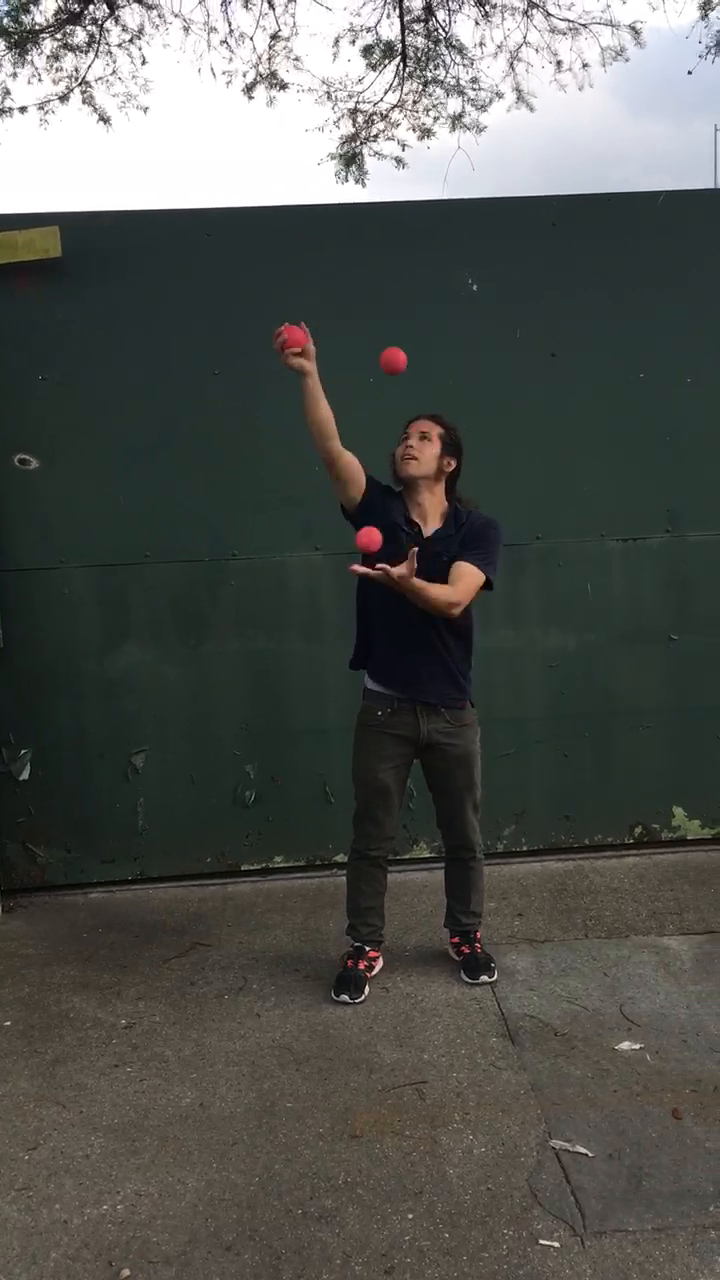
#> input picture frame 26 of example_videos/Juggling4.mov, 720 x 1280 px
$ python preprocessingStep.py   (Python 2 division)
#> lines starting #> are read from the running program, lines starting #| are printed output that depends on the picture
import numpy as np
import cv2
import time

#from matplotlib import pyplot as plt
from scipy.cluster.hierarchy import dendrogram, linkage
from scipy.cluster.hierarchy import cophenet, fcluster
from scipy.spatial.distance import pdist
from scipy import stats

cap = cv2.VideoCapture('example_videos/Juggling4.mov')
fgbg = cv2.bgsegm.createBackgroundSubtractorGMG()
output_data = []
frameNumber = 0
#output_path = './circle_data.csv'
def hist_pts(im, mask = None): #good explanation here: http://lmcaraig.com/image-histograms-histograms-equalization-and-histograms-comparison/#3dhistogram
    hist = cv2.calcHist([im], [0, 1, 2], mask, [32] * 3, [0, 256] * 3)
    l1norm = np.sum(hist)
    hist = hist/l1norm
    return hist

def probBallGivenPixel(circle_hist, frame_hist): #circle_hist is the prob. of pixel color given that the pixel is in the circle.
                                                #frame_hist is the prob. of pixel color.
                                                 #This is Bayes Rule.
    #We use additive smoothing to avoid division by zero.
    #print 'in probBallGivenPixel'
    normalized_color = np.divide(circle_hist + 1, frame_hist + 32**3)
    norm = sum(normalized_color)
    normalized_color = (1/norm)*normalized_color
    return normalized_color

def filterBallHistograms(f, ball_histograms, m = 1.0): #See Benjamin Bannier's answer here: https://stackoverflow.com/questions/11686720/is-there-a-numpy-builtin-to-reject-outliers-from-a-list
    radii = map(f, ball_histograms) #returns a list of the radii which occur.
    med = np.median(np.array(radii))
    d = np.abs(radii - np.median(radii))
    mdev = np.median(d)
    filtered_histograms = [b for b in ball_histograms if abs(f(b) - med) <  m*mdev]
    radius = np.median(map(f ,filtered_histograms))
    return radius, filtered_histograms

def removeHeterogeneousHistograms(ball_histograms, threshold = 0.3): #Find elements with high heterogenaity (variance) and remove them.
    print np.shape(ball_histograms[0])
    variances = [np.var(b) for b in ball_histograms]
    average_variance = np.mean(variances)
    toReturn = [b for b in ball_histograms if np.var(b) < average_variance*threshold]
    return (average_variance*threshold)**0.5, toReturn
def addFrameNumber(x):
    x.append(frameNumber)
    return x

def dist(a,b): #returns the square of the 3-dimensional euclidean distance.
    total = 0
    for i in range(3):
        total += (a[i]-b[i])**2
    return total

def truncDist(a,b,delta): #returns the truncated distance between a and b.
    return min(delta,dist(a,b))

def displayColor(color): #Converts from the 'bins' 8 bit representation back into 256.
	new_color = list(color)
	return map(lambda c: 8*c+4, new_color)

frame_histograms = []
ball_histograms = []
while(True):
    frameNumber += 1
    ret, frame = cap.read()
#> frame is the input picture: shape (1280, 720, 3); mean B, G, R 79, 83, 81
    if frame is None:

        print('no frame')
        break
    color_copy = frame
    color_copy = cv2.cvtColor(frame, cv2.COLOR_BGR2HSV)
#> color_copy: shape (1280, 720, 3); mean H, S, V 61.1, 48.9, 86.8
    frame_copy = color_copy[...,0] #returns just the hue.
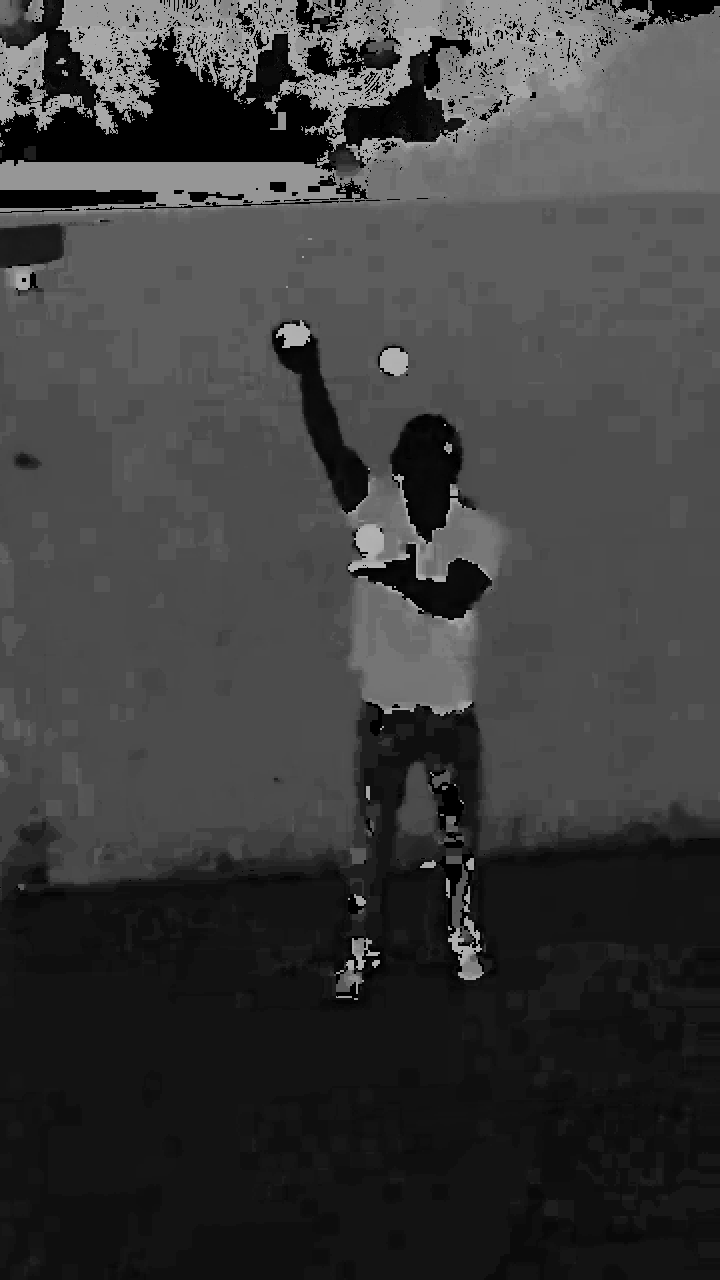
#> frame_copy: shape (1280, 720); min 0, max 179, mean 61.1
    color_copy = frame
    fgmask = fgbg.apply(frame_copy)
#> fgmask: shape (1280, 720); every value is 0
    foreground = cv2.bitwise_and(frame_copy, frame_copy, mask = fgmask)
    circles = cv2.HoughCircles(foreground,cv2.HOUGH_GRADIENT,1,20,
                            param1=1,param2=25,minRadius=0,maxRadius=30) #param2 determines sensitivity to circles.
#> circles = None
    points = hist_pts(color_copy)
#> in hist_pts, `l1norm = np.sum(hist)`: l1norm = 921600
    if frameNumber % 20 == 0:
    	frame_histograms.append(points)
    #cv2.imshow('histogram', curve)
    cv2.imshow('color', color_copy)

    if (not circles is None) and len(circles[0]) < 10:
        circleList = list(map(lambda x: addFrameNumber(x), circles.tolist()[0]))
        output_data.extend(circleList)

        for circ in circles[0,:]:
            # draw the outer circle
            cv2.circle(foreground,(circ[0],circ[1]),circ[2],(255,255,255),2)
            # draw the center of the circle
            cv2.circle(foreground,(circ[0],circ[1]),2,(0,0,255),3)

            black = np.zeros(frame_copy.shape, dtype=np.uint8)
            circle_mask = cv2.circle(black, (circ[0],circ[1]), int(circ[2]*0.9), 255, -1) #we shrink the radius to 0.9 of its original size to avoid weird stuff on the edges
            #isolated_circle = cv2.bitwise_and(color_copy, color_copy, mask = circle_mask)
            #print circ
            #cv2.imshow('mask', circle_mask)
            ball_histograms.append( (circ , hist_pts(color_copy, circle_mask) ))
            #cv2.imshow('maskedHistogram', circle_hist)
            #cv2.imshow('maskedCircle', isolated_circle)

    cv2.imshow('frame',foreground)
    k = cv2.waitKey(30) & 0xff
#> (key Esc is pressed here)
    if k == 27:
        break
frame_average_histogram = np.average(np.array(frame_histograms), axis = 0) #averages the histograms over the frames.
typical_radius, ball_histograms = filterBallHistograms(lambda b: b[0].item(2), ball_histograms, 1.5)#filter histograms to reject radius outliers.

ball_histograms = [(b[0], probBallGivenPixel(b[1],frame_average_histogram)) for b in ball_histograms]
ball_histograms = [b[1] for b in ball_histograms] #drop data about the circles
print 'there are this many histograms'
print len(ball_histograms)
print 'removing heterogeneous...'
deviation, ball_histograms = removeHeterogeneousHistograms(ball_histograms)
#> (the run stopped early here; a loop or call above may not have finished)

$ run again, starting later in the video
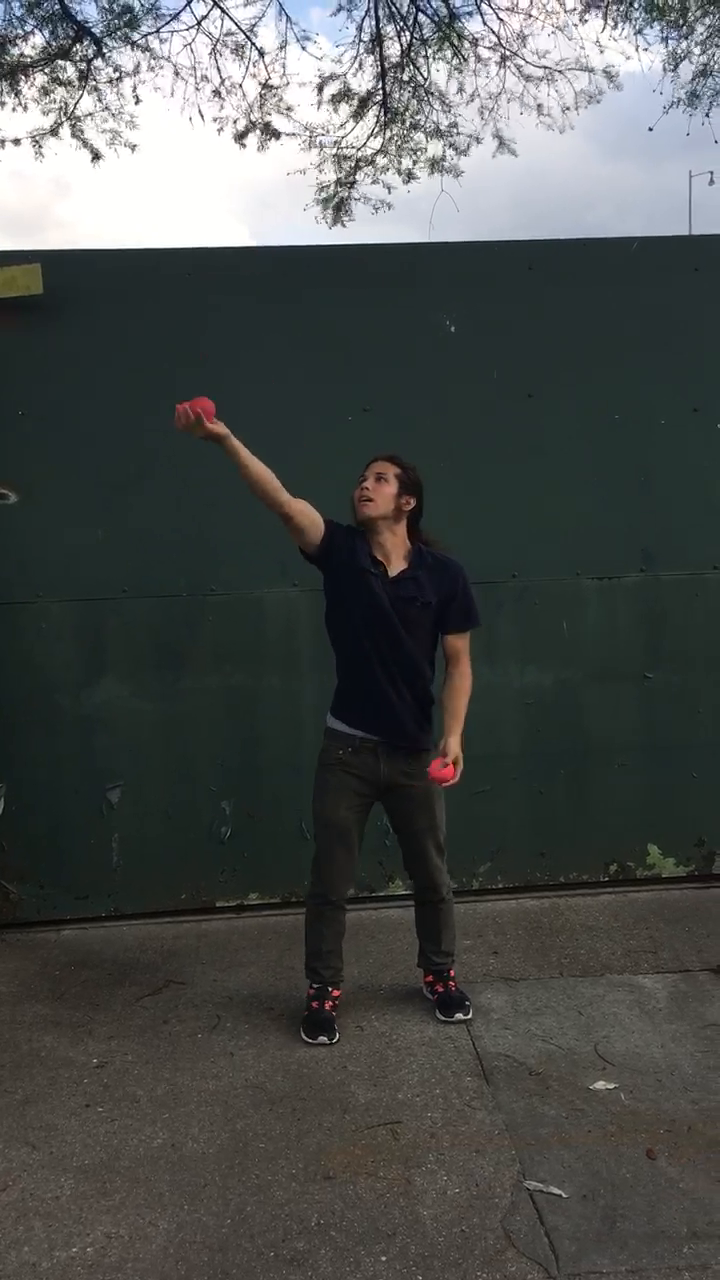
#> input picture frame 118 of example_videos/Juggling4.mov, 720 x 1280 px
#> frame is the input picture: shape (1280, 720, 3); mean B, G, R 76.3, 78, 74.8
#> color_copy: shape (1280, 720, 3); mean H, S, V 63.9, 48.7, 81.6
#> `frame_copy = color_copy[...,0]`:
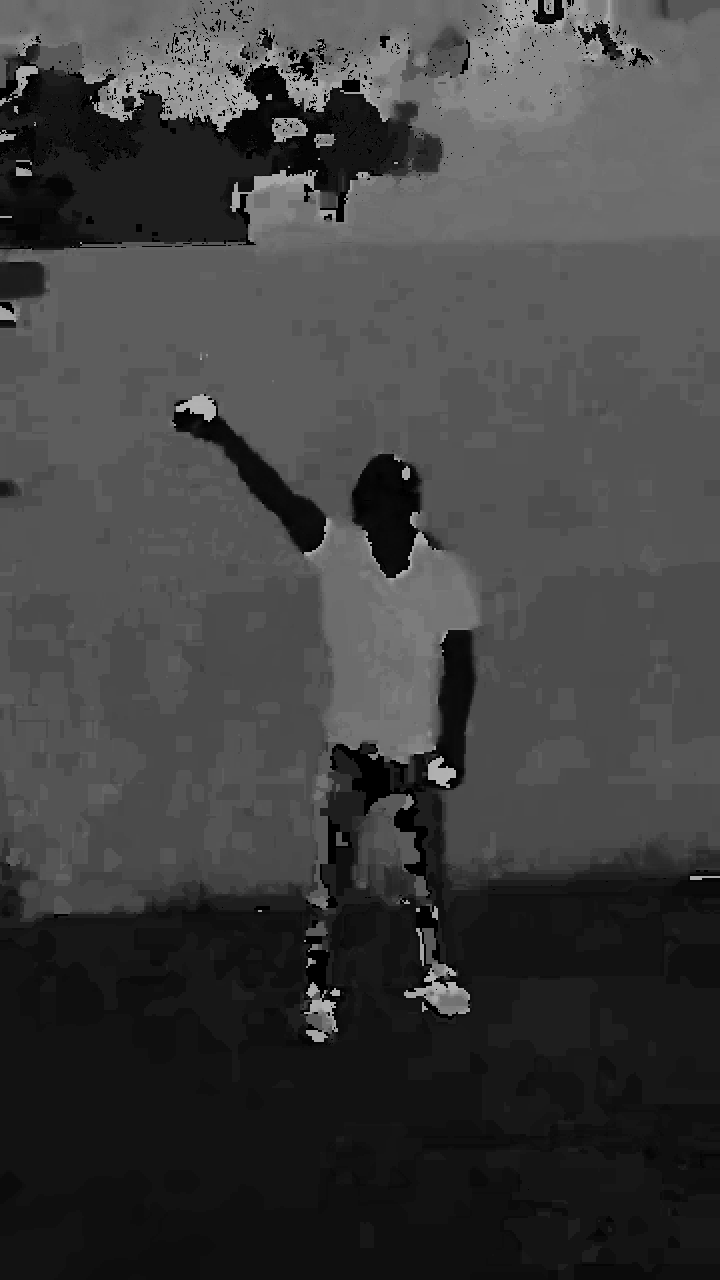
#> frame_copy: shape (1280, 720); min 0, max 179, mean 63.9
#> fgmask: shape (1280, 720); every value is 0
#> circles = None
#> l1norm = 921600

$ run again, starting later in the video
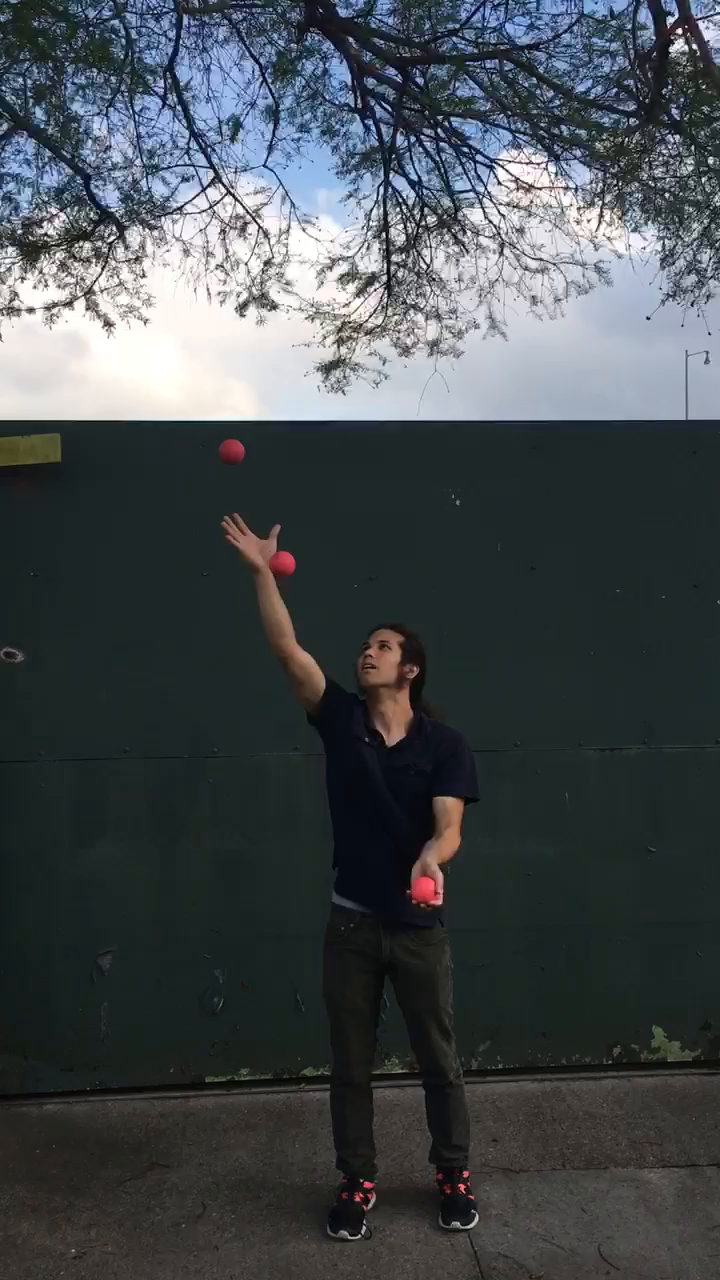
#> input picture frame 210 of example_videos/Juggling4.mov, 720 x 1280 px
#> frame is the input picture: shape (1280, 720, 3); mean B, G, R 77.7, 74.5, 68.5
#> color_copy: shape (1280, 720, 3); mean H, S, V 77.1, 60.2, 80.9
#> `frame_copy = color_copy[...,0]`:
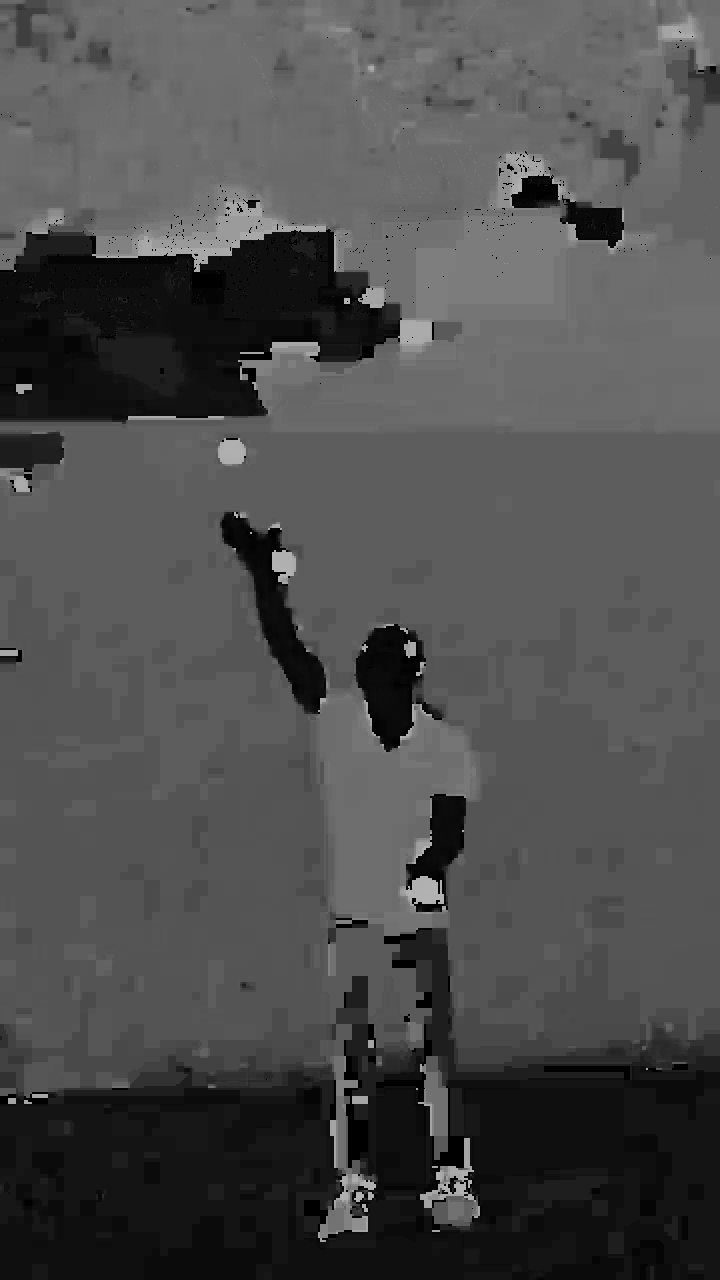
#> frame_copy: shape (1280, 720); min 0, max 179, mean 77.1
#> fgmask: shape (1280, 720); every value is 0
#> circles = None
#> l1norm = 921600
